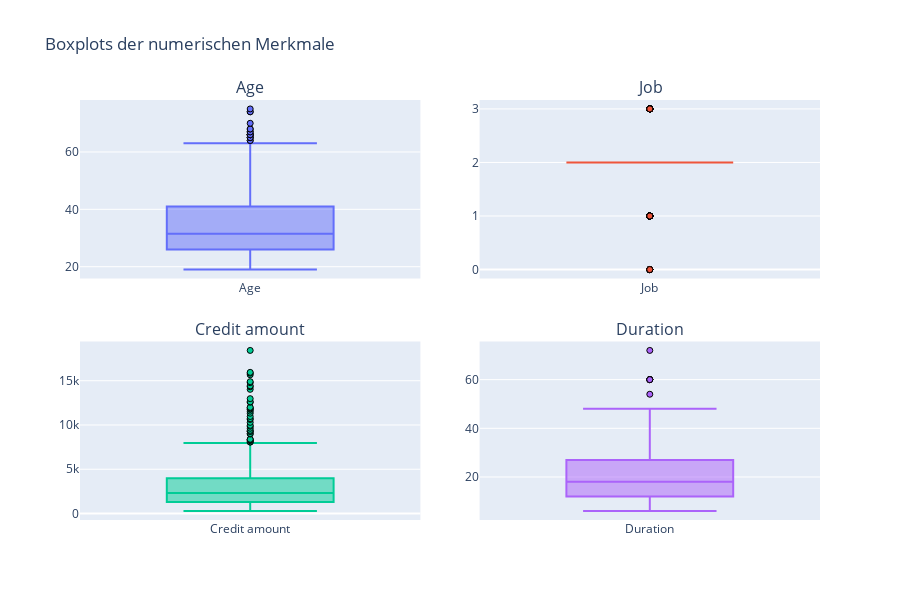

Notebook code cell kept with this figure:
### Markdown cell above
Aus den Histogrammen können wir einige wichtige Informationen entnehmen:

**1. Alter (Age):**
- Die meisten Kreditnehmer sind zwischen 20 und 40 Jahren alt.
- Danach nimmt die Häufigkeit deutlich ab.
- Sehr alte Kreditnehmer (über 70) sind selten.
- Das zeigt: Der Datensatz spiegelt vor allem jüngere bis mittelalte Erwachsene wider.
- Die Verteilung ist rechtsschief: Viele jüngere Menschen, immer weniger mit zunehmendem Alter. Das ist typisch für Kreditnehmer, da vor allem jüngere Erwachsene Kredite aufnehmen.

**2. Job:**
- Die häufigste Kategorie ist "2" (qualifizierte Tätigkeit).
- Kategorien "0" (arbeitslos/unqualifiziert) und "3" (hochqualifiziert) sind deutlich seltener.
- Das heißt, die Mehrheit der Kreditnehmer befindet sich in einem mittleren Beschäftigungsniveau.
- Nicht gleichmäßige Verteilung: Kategorie 2 dominiert stark, während 0 und 3 selten sind. Der Schwerpunkt liegt deutlich auf mittleren Jobs.

**3.Kredithöhe (Credit amount):**
- Die Verteilung ist stark rechtsschief:
- Viele Kredite liegen im Bereich unter 5.000 €.
- Es gibt nur wenige sehr hohe Kredite (bis über 15.000 €).
- Typisch: Die meisten Kunden beantragen relativ kleine Kredite, nur wenige beantragen sehr hohe Summen.
- Sehr stark rechtsschief: Die meisten Kredite sind klein (unter 5.000 €), nur wenige sehr groß. Die Ausreißer nach oben ziehen den Wertebereich stark auseinander.

**4. Kreditlaufzeit (Duration):**
- Am häufigsten sind Laufzeiten von 12 bis 24 Monaten.
- Wenige Kredite haben sehr lange Laufzeiten (über 60 Monate).
- Das zeigt: Kredite sind überwiegend auf kurze bis mittlere Zeiträume ausgelegt.
- Ebenfalls rechtsschief: Kürzere Laufzeiten (bis 24 Monate) dominieren. Lange Laufzeiten sind selten und bilden Ausreißer.

Nachdem wir die Verteilungen der numerischen Merkmale mit Histogrammen betrachtet haben, wollen wir nun auch Boxplots erstellen.
Ein Boxplot zeigt uns auf einen Blick:
- Median (mittlerer Wert),
- Unteres und oberes Quartil (die "Box" = 50% der Werte),
- Spannweite der Daten (die Whisker),
- Sowie Ausreißer (Werte, die weit außerhalb der restlichen Daten liegen).

### Code cell
# 1) Subplot-Raster festlegen:
cols_per_row = 2
rows = math.ceil(len(numeric_cols) / cols_per_row)

fig2 = make_subplots(
    rows=rows,
    cols=cols_per_row,
    subplot_titles=numeric_cols,
    horizontal_spacing=0.08,
    vertical_spacing=0.15
)

# 2) Boxplots je numerischer Spalte hinzufügen:
for i, col in enumerate(numeric_cols):
    r = i // cols_per_row + 1
    c = i % cols_per_row + 1
    fig2.add_trace(
        go.Box(
            y=df[col],
            name=col,
            boxpoints="outliers",   
            marker_line_color="black",
            marker_line_width=1,
            whiskerwidth=0.8
        ),
        row=r, col=c
    )

# 3) Layout anpassen:
fig2.update_xaxes(showgrid=False)
fig2.update_yaxes(showgrid=True)
fig2.update_layout(
    title="Boxplots der numerischen Merkmale",
    showlegend=False,
    height=300 * rows
)

fig2

### Figure 1 — Plotly figure (JSON) as saved in the notebook; plotly's stock layout.template omitted (floating-point values rounded to 4 significant figures; data arrays with more than 128 entries replaced by an {"elided": "..."} marker saying what was removed)
{"data": [{"boxpoints": "outliers", "marker": {"line": {"color": "black", "width": 1}}, "name": "Age", "type": "box", "whiskerwidth": 0.8, "xaxis": "x", "y": {"elided": "522 int values"}, "yaxis": "y"}, {"boxpoints": "outliers", "marker": {"line": {"color": "black", "width": 1}}, "name": "Job", "type": "box", "whiskerwidth": 0.8, "xaxis": "x2", "y": {"elided": "522 int values"}, "yaxis": "y2"}, {"boxpoints": "outliers", "marker": {"line": {"color": "black", "width": 1}}, "name": "Credit amount", "type": "box", "whiskerwidth": 0.8, "xaxis": "x3", "y": {"elided": "522 int values"}, "yaxis": "y3"}, {"boxpoints": "outliers", "marker": {"line": {"color": "black", "width": 1}}, "name": "Duration", "type": "box", "whiskerwidth": 0.8, "xaxis": "x4", "y": {"elided": "522 int values"}, "yaxis": "y4"}], "layout": {"annotations": [{"font": {"size": 16}, "showarrow": false, "text": "Age", "x": 0.23, "xanchor": "center", "xref": "paper", "y": 1, "yanchor": "bottom", "yref": "paper"}, {"font": {"size": 16}, "showarrow": false, "text": "Job", "x": 0.77, "xanchor": "center", "xref": "paper", "y": 1, "yanchor": "bottom", "yref": "paper"}, {"font": {"size": 16}, "showarrow": false, "text": "Credit amount", "x": 0.23, "xanchor": "center", "xref": "paper", "y": 0.425, "yanchor": "bottom", "yref": "paper"}, {"font": {"size": 16}, "showarrow": false, "text": "Duration", "x": 0.77, "xanchor": "center", "xref": "paper", "y": 0.425, "yanchor": "bottom", "yref": "paper"}], "height": 600, "showlegend": false, "title": {"text": "Boxplots der numerischen Merkmale"}, "xaxis": {"anchor": "y", "domain": [0, 0.46], "showgrid": false}, "xaxis2": {"anchor": "y2", "domain": [0.54, 1], "showgrid": false}, "xaxis3": {"anchor": "y3", "domain": [0, 0.46], "showgrid": false}, "xaxis4": {"anchor": "y4", "domain": [0.54, 1], "showgrid": false}, "yaxis": {"anchor": "x", "domain": [0.575, 1], "showgrid": true}, "yaxis2": {"anchor": "x2", "domain": [0.575, 1], "showgrid": true}, "yaxis3": {"anchor": "x3", "domain": [0, 0.425], "showgrid": true}, "yaxis4": {"anchor": "x4", "domain": [0, 0.425], "showgrid": true}}}
